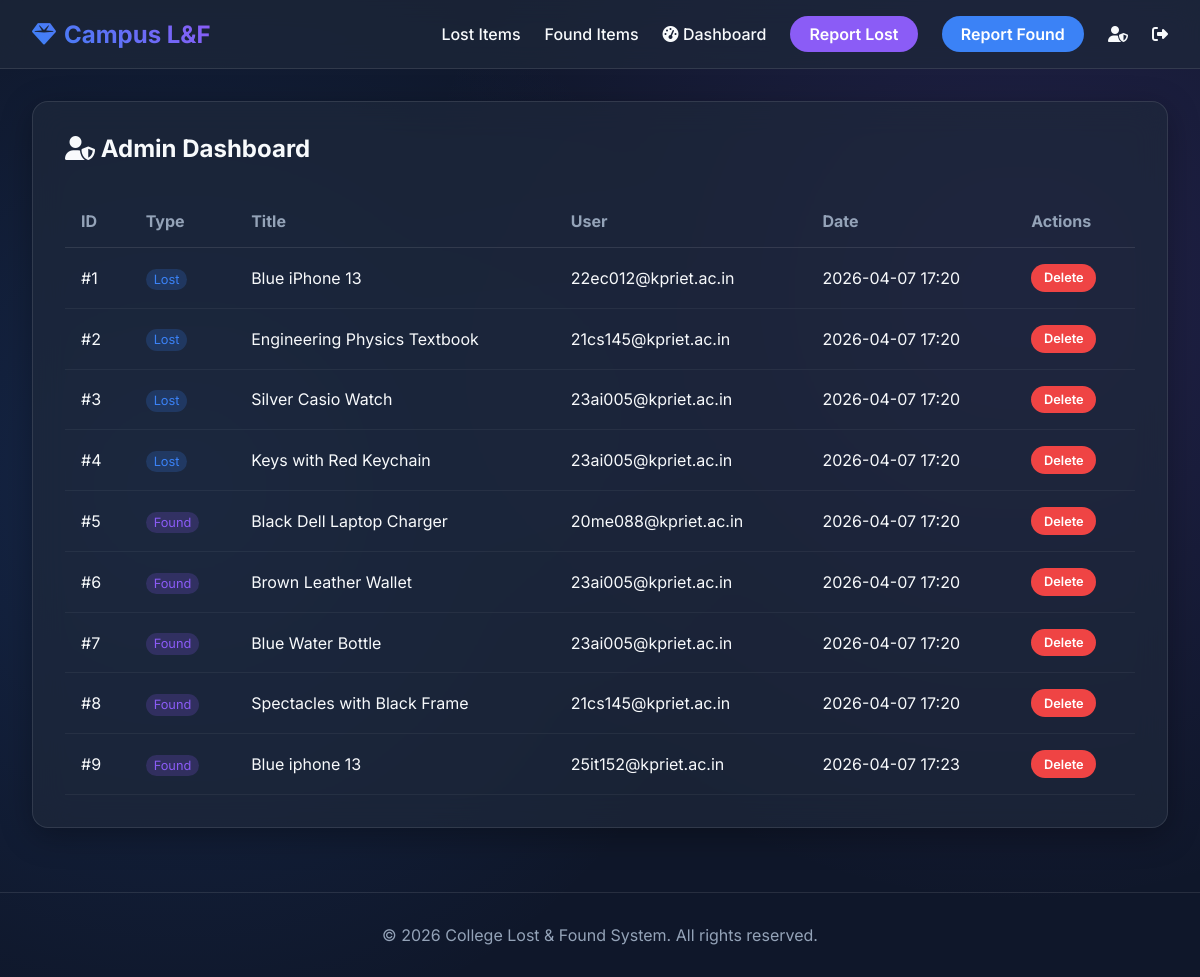
The page /admin (signed in) on the database its author committed.
### models.py (models this page shows)
class Item(db.Model):
    id = db.Column(db.Integer, primary_key=True)
    title = db.Column(db.String(100), nullable=False)
    category = db.Column(db.String(50), nullable=False)
    description = db.Column(db.Text, nullable=False)
    date = db.Column(db.Date, nullable=False)
    location = db.Column(db.String(100), nullable=False)
    image_filename = db.Column(db.String(200), nullable=True)
    type = db.Column(db.String(10), nullable=False) # 'lost' or 'found'
    status = db.Column(db.String(20), default='open') # open, resolved, matched
    matched_with_id = db.Column(db.Integer, db.ForeignKey('item.id'), nullable=True)
    user_id = db.Column(db.Integer, db.ForeignKey('user.id'), nullable=False)
    created_at = db.Column(db.DateTime, default=datetime.utcnow)
    matched_item = db.relationship('Item', remote_side=[id], post_update=True)

class User(UserMixin, db.Model):
    id = db.Column(db.Integer, primary_key=True)
    name = db.Column(db.String(100), nullable=False)
    email = db.Column(db.String(120), unique=True, nullable=False)
    password_hash = db.Column(db.String(200), nullable=True)
    google_id = db.Column(db.String(120), unique=True, nullable=True)
    is_admin = db.Column(db.Boolean, default=False)
    items = db.relationship('Item', backref='author', lazy=True)

### app.py (the view)
@app.route('/admin')
@login_required
def admin():
    if not current_user.is_admin:
        flash('You do not have permission to view this page.')
        return redirect(url_for('index'))
    items = Item.query.all()
    return render_template('admin.html', items=items)

### app.py (called while the page is built)
@login_manager.user_loader
def load_user(user_id):
    return User.query.get(int(user_id))

### templates/admin.html (shortened to what this page needs)
{% extends "base.html" %}
{% block content %}
<div class="glass-card" style="margin-bottom: 2rem;">
    <div style="display: flex; justify-content: space-between; align-items: center; margin-bottom: 2rem;">
        <h2><i class="fa-solid fa-user-shield"></i> Admin Dashboard</h2>
    </div>
    <div style="overflow-x: auto;">
        <table style="width: 100%; border-collapse: collapse; text-align: left;">
            <thead>
                <tr style="border-bottom: 1px solid var(--glass-border);">
                    <th style="padding: 1rem; color: var(--text-muted);">ID</th>
                    <th style="padding: 1rem; color: var(--text-muted);">Type</th>
                    <th style="padding: 1rem; color: var(--text-muted);">Title</th>
                    <th style="padding: 1rem; color: var(--text-muted);">User</th>
                    <th style="padding: 1rem; color: var(--text-muted);">Date</th>
                    <th style="padding: 1rem; color: var(--text-muted);">Actions</th>
                </tr>
            </thead>
            <tbody>
                {% for item in items %}
                <tr style="border-bottom: 1px solid rgba(255,255,255,0.05); transition: background 0.2s;">
                    <td style="padding: 1rem;">#{{ item.id }}</td>
                    <td style="padding: 1rem;">
                        <span style="font-size: 0.8rem; padding: 0.2rem 0.5rem; border-radius: 99px; background: {% if item.type == 'lost' %}rgba(59, 130, 246, 0.2){% else %}rgba(139, 92, 246, 0.2){% endif %}; color: {% if item.type == 'lost' %}var(--primary-color){% else %}var(--secondary-color){% endif %};">
                            {{ item.type|capitalize }}
                        </span>
                    </td>
                    <td style="padding: 1rem;"><a href="{{ url_for('item_detail', id=item.id) }}">{{ item.title }}</a></td>
                    <td style="padding: 1rem;">{{ item.author.email }}</td>
                    <td style="padding: 1rem;">{{ item.created_at.strftime('%Y-%m-%d %H:%M') }}</td>
                    <td style="padding: 1rem;">
                        <a href="{{ url_for('delete_item', id=item.id) }}" class="btn-danger" style="padding: 0.4rem 0.8rem; font-size: 0.8rem;" onclick="return confirm('Are you sure you want to delete this item?');">Delete</a>
                    </td>
                </tr>
                {% endfor %}
            </tbody>
        </table>
    </div>
</div>
{% endblock %}

### static/css/style.css (style rules this page uses)
:root { --bg-color: #0f172a; --text-color: #f8fafc; --text-muted: #94a3b8; --primary-color: #3b82f6; --primary-hover: #2563eb; --secondary-color: #8b5cf6; --secondary-hover: #7c3aed; --accent-color: #10b981; --danger-color: #ef4444; --glass-bg: rgba(30, 41, 59, 0.7); --glass-border: rgba(255, 255, 255, 0.1); --glass-shadow: 0 8px 32px 0 rgba(0, 0, 0, 0.3); }
* { box-sizing: border-box; margin: 0; padding: 0; }
body { font-family: 'Inter', sans-serif; background: var(--bg-color); background-image: radial-gradient(circle at 15% 50%, rgba(59, 130, 246, 0.15) 0%, transparent 50%), radial-gradient(circle at 85% 30%, rgba(139, 92, 246, 0.15) 0%, transparent 50%); background-attachment: fixed; color: var(--text-color); min-height: 100vh; overflow-x: hidden; }
a { text-decoration: none; color: inherit; }
.btn-primary, .btn-secondary, .btn-danger, .btn-submit { padding: 0.5rem 1.2rem; border-radius: 999px; font-weight: 600; cursor: pointer; transition: all 0.3s ease; border: none; display: inline-flex; align-items: center; gap: 0.5rem; }
.btn-danger { background: var(--danger-color); color: #fff; }
.glass-card { background: var(--glass-bg); backdrop-filter: blur(16px); -webkit-backdrop-filter: blur(16px); border: 1px solid var(--glass-border); border-radius: 1rem; padding: 2rem; box-shadow: var(--glass-shadow); }

### rows shown on the page
Item: id "1", type "Lost", title "Blue iPhone 13", author.email "22ec012@kpriet.ac.in", created_at "2026-04-07 17:20"
Item: id "2", type "Lost", title "Engineering Physics Textbook", author.email "21cs145@kpriet.ac.in", created_at "2026-04-07 17:20"
Item: id "3", type "Lost", title "Silver Casio Watch", author.email "23ai005@kpriet.ac.in", created_at "2026-04-07 17:20"
Item: id "4", type "Lost", title "Keys with Red Keychain", author.email "23ai005@kpriet.ac.in", created_at "2026-04-07 17:20"
Item: id "5", type "Found", title "Black Dell Laptop Charger", author.email "20me088@kpriet.ac.in", created_at "2026-04-07 17:20"
Item: id "6", type "Found", title "Brown Leather Wallet", author.email "23ai005@kpriet.ac.in", created_at "2026-04-07 17:20"
Item: id "7", type "Found", title "Blue Water Bottle", author.email "23ai005@kpriet.ac.in", created_at "2026-04-07 17:20"
Item: id "8", type "Found", title "Spectacles with Black Frame", author.email "21cs145@kpriet.ac.in", created_at "2026-04-07 17:20"
Item: id "9", type "Found", title "Blue iphone 13", author.email "25it152@kpriet.ac.in", created_at "2026-04-07 17:23"
